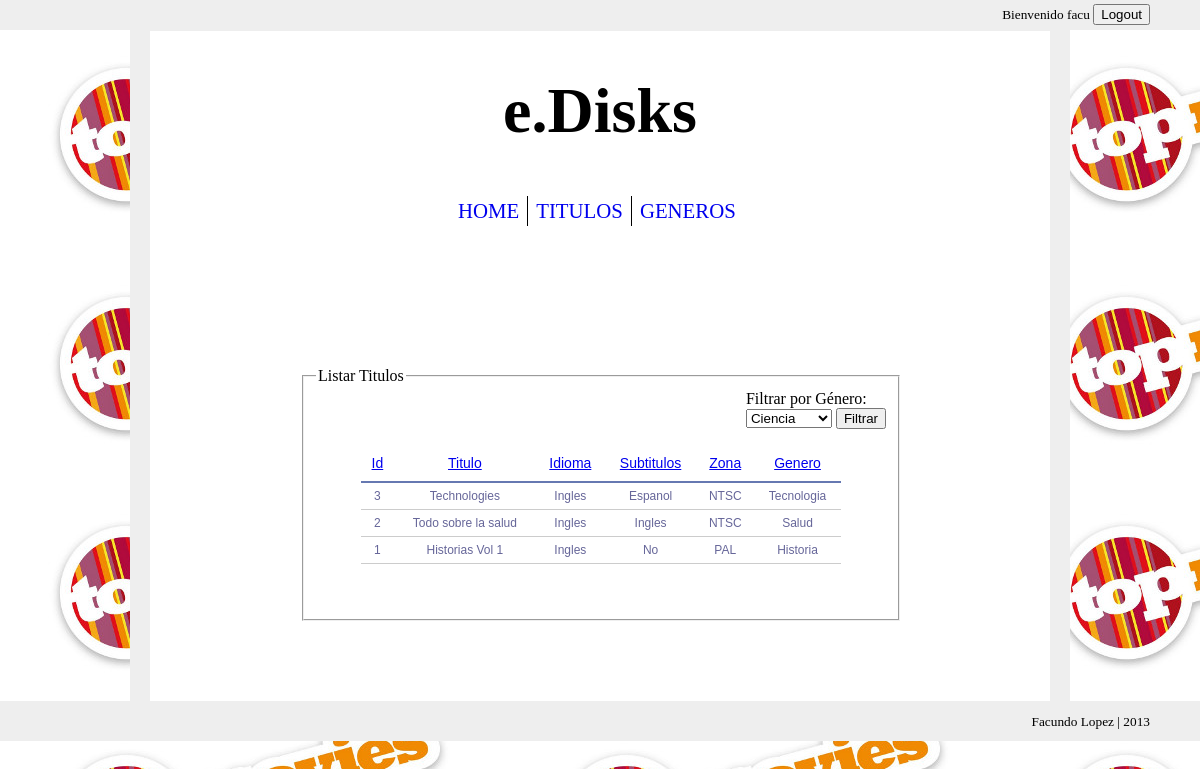
The page /titulos/listar.php?orden=subtitulos (signed in) on the database its author committed.
### tables this page shows
CREATE TABLE IF NOT EXISTS `titulos` (
  `id` bigint(20) NOT NULL AUTO_INCREMENT,
  `titulo` varchar(32) NOT NULL,
  `idioma` varchar(32) NOT NULL,
  `subtitulos` varchar(32) NOT NULL,
  `zona` varchar(32) NOT NULL,
  `genero_id` bigint(20) NOT NULL,
  PRIMARY KEY (`id`)
);

CREATE TABLE IF NOT EXISTS `generos` (
  `id` bigint(20) NOT NULL AUTO_INCREMENT,
  `genero` varchar(32) NOT NULL,
  PRIMARY KEY (`id`)
);

### config.inc.php (called while the page is built, shortened)
<?php
$mysql_host = "localhost";
$mysql_database = "edisks";
$mysql_user = "root";
$mysql_password = "";
?>

### consultas.php (called while the page is built, shortened)
<?php
require_once 'config.inc.php';
function listarTitulosOrdenados($columna){
	$query = "select t.id, titulo, idioma, subtitulos, zona, genero_id, genero ".
			"from titulos t join generos g on t.genero_id = g.id order by $columna asc;";
	$result = mysql_query($query);
	return $result;
}
function listarGeneros(){
	$query = "select * from generos order by genero asc;";
	$result = mysql_query($query);
	return $result;
}
?>

### titulos/listar.php (the view, shortened to what this page needs)
<?php
	include '../config.inc.php';
	require_once ABSPATH.'/consultas.php';
?>
<!doctype>
<html>
	<head>
		<link rel="stylesheet" type="text/css" href="<?php echo URLADDR; ?>/style.css" />
	</head>
	<body>
		<div id="wraper">
			<?php
				require_once ABSPATH.'/login.inc.php';
			?>
			<div id="page">
				<div id="header">
					<?php
						require_once ABSPATH.'/header.inc.php';
					?>
				</div>
				<div id="content">
					<div id="contenedor-tabla">
						<fieldset>
							<legend>Listar Titulos</legend>
							<div id="filtro">
								Filtrar por Género:
								<form action="<?php echo URLADDR; ?>/titulos/listar.php" method="get">
									<select id="genero" name="genero">
									<?php
									$generos = listarGeneros();
									while($genero = mysql_fetch_assoc($generos)){
										echo '<option>'.$genero['genero'].'</option>';
									}
									?>
									</select>
									<input type="submit" value="Filtrar"/>
								</form>
							</div>
							<table id="tabla">
								<tr>
									<?php
									$generoUrl = "";
									?>
									<th><a href="<?php echo URLADDR; ?>/titulos/listar.php?orden=id<?php echo $generoUrl; ?>">Id</a></th>
									<th><a href="<?php echo URLADDR; ?>/titulos/listar.php?orden=titulo<?php echo $generoUrl; ?>">Titulo</a></th>
									<th><a href="<?php echo URLADDR; ?>/titulos/listar.php?orden=idioma<?php echo $generoUrl; ?>">Idioma</a></th>
									<th><a href="<?php echo URLADDR; ?>/titulos/listar.php?orden=subtitulos<?php echo $generoUrl; ?>">Subtitulos</a></th>
									<th><a href="<?php echo URLADDR; ?>/titulos/listar.php?orden=zona<?php echo $generoUrl; ?>">Zona</a></th>
									<th><a href="<?php echo URLADDR; ?>/titulos/listar.php?orden=genero<?php echo $generoUrl; ?>">Genero</a></th>
								</tr>
								<?php
									if (isset($_GET['orden']) && isset($_GET['genero'])){
										$titulos = listarTitulosOrdenadosPorGenero($_GET['orden'], $_GET['genero']);
									} else if (isset($_GET['orden']) && !isset($_GET['genero'])){
										$titulos = listarTitulosOrdenados($_GET['orden']);
									}  else if (!isset($_GET['orden']) && isset($_GET['genero'])){
										$titulos = listarTitulosPorGenero($_GET['genero']);
									}  else {
										$titulos = listarTitulos();
									}
									while ($titulo = mysql_fetch_assoc($titulos)) {
										echo "<tr>";
										echo "<td>".$titulo['id']."</td>";
										echo "<td>".$titulo['titulo']."</td>";
										echo "<td>".$titulo['idioma']."</td>";
										echo "<td>".$titulo['subtitulos']."</td>";
										echo "<td>".$titulo['zona']."</td>";
										echo "<td>".$titulo['genero']."</td>";
										echo "</tr>";
									}
								?>
							</table>
						</fieldset>
					</div>
				</div>
			</div>
			<div id="footer">
				<?php
					require_once ABSPATH.'/footer.inc.php';
				?>
			</div>
		</div>
	</body>
</html>

### style.css (style rules this page uses)
html, body { margin: 0; padding: 0; height: 100%; background-image: url('imagenes/background-small.jpg'); background-color: grey; background-repeat: repeat; }
#page { width: 900px; margin: 0 auto; background-color: white; border-top: 1px #eeeeee solid; border-left: 20px #eeeeee solid; border-right: 20px #eeeeee solid; }
#content { padding-bottom: 80px; }
#contenedor-tabla { padding-top: 120px; margin: 0 auto; width: 600px; }
#filtro { float: right; }
#tabla { font-family: "Lucida Sans Unicode", "Lucida Grande", Sans-Serif; font-size: 12px; background: #fff; margin: 45px; width: 480px; border-collapse: collapse; text-align: center; }
#tabla th { font-size: 14px; font-weight: normal; color: #039; padding: 10px 8px; border-bottom: 2px solid #6678b1; }
#tabla td { border-bottom: 1px solid #ccc; color: #669; padding: 6px 8px; }
#footer { height: 40px; background-color: #eeeeee; width: 100%; }

### rows shown on the page
titulos: id "3", titulo "Technologies", idioma "Ingles", subtitulos "Espanol", zona "NTSC", genero.genero "Tecnologia"
titulos: id "2", titulo "Todo sobre la salud", idioma "Ingles", subtitulos "Ingles", zona "NTSC", genero.genero "Salud"
titulos: id "1", titulo "Historias Vol 1", idioma "Ingles", subtitulos "No", zona "PAL", genero.genero "Historia"

### other values the page prints
$_SESSION["usuario"] "facu"
form field genero "Ciencia"
